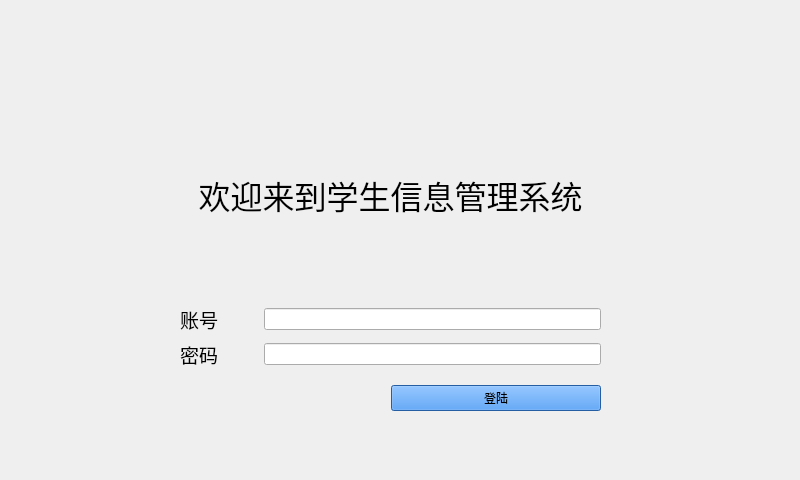
<?xml version="1.0" encoding="UTF-8"?>
<ui version="4.0">
 <class>Widget</class>
 <widget class="QWidget" name="Widget">
  <property name="geometry">
   <rect>
    <x>0</x>
    <y>0</y>
    <width>800</width>
    <height>480</height>
   </rect>
  </property>
  <property name="windowTitle">
   <string>学生信息管理系统</string>
  </property>
  <property name="windowIcon">
   <iconset resource="image.qrc">
    <normaloff>:/new/prefix1/icon/logo2.png</normaloff>:/new/prefix1/icon/logo2.png</iconset>
  </property>
  <property name="windowOpacity">
   <double>100.000000000000000</double>
  </property>
  <widget class="QWidget" name="layoutWidget">
   <property name="geometry">
    <rect>
     <x>180</x>
     <y>110</y>
     <width>421</width>
     <height>321</height>
    </rect>
   </property>
   <layout class="QGridLayout" name="gridLayout" rowstretch="2,0,0,0,0,0">
    <property name="leftMargin">
     <number>0</number>
    </property>
    <property name="bottomMargin">
     <number>20</number>
    </property>
    <item row="3" column="0">
     <layout class="QVBoxLayout" name="verticalLayout">
      <item>
       <layout class="QHBoxLayout" name="horizontalLayout" stretch="0,0,4">
        <item>
         <widget class="QLabel" name="label">
          <property name="font">
           <font>
            <pointsize>14</pointsize>
           </font>
          </property>
          <property name="text">
           <string>账号</string>
          </property>
          <property name="alignment">
           <set>Qt::AlignCenter</set>
          </property>
         </widget>
        </item>
        <item>
         <spacer name="horizontalSpacer">
          <property name="orientation">
           <enum>Qt::Horizontal</enum>
          </property>
          <property name="sizeHint" stdset="0">
           <size>
            <width>40</width>
            <height>20</height>
           </size>
          </property>
         </spacer>
        </item>
        <item>
         <widget class="QLineEdit" name="AccountInput"/>
        </item>
       </layout>
      </item>
      <item>
       <layout class="QHBoxLayout" name="horizontalLayout_2" stretch="0,0,4">
        <item>
         <widget class="QLabel" name="label_2">
          <property name="font">
           <font>
            <pointsize>14</pointsize>
           </font>
          </property>
          <property name="text">
           <string>密码</string>
          </property>
          <property name="alignment">
           <set>Qt::AlignCenter</set>
          </property>
         </widget>
        </item>
        <item>
         <spacer name="horizontalSpacer_2">
          <property name="orientation">
           <enum>Qt::Horizontal</enum>
          </property>
          <property name="sizeHint" stdset="0">
           <size>
            <width>40</width>
            <height>20</height>
           </size>
          </property>
         </spacer>
        </item>
        <item>
         <widget class="QLineEdit" name="PwdInput"/>
        </item>
       </layout>
      </item>
     </layout>
    </item>
    <item row="5" column="0">
     <layout class="QHBoxLayout" name="horizontalLayout_4" stretch="4,4">
      <item>
       <spacer name="horizontalSpacer_3">
        <property name="orientation">
         <enum>Qt::Horizontal</enum>
        </property>
        <property name="sizeHint" stdset="0">
         <size>
          <width>40</width>
          <height>20</height>
         </size>
        </property>
       </spacer>
      </item>
      <item>
       <widget class="QPushButton" name="loginButton">
        <property name="sizePolicy">
         <sizepolicy hsizetype="Minimum" vsizetype="Fixed">
          <horstretch>0</horstretch>
          <verstretch>0</verstretch>
         </sizepolicy>
        </property>
        <property name="styleSheet">
         <string notr="true">background-color: rgb(53, 132, 228);</string>
        </property>
        <property name="text">
         <string>登陆</string>
        </property>
       </widget>
      </item>
     </layout>
    </item>
    <item row="2" column="0">
     <spacer name="verticalSpacer">
      <property name="orientation">
       <enum>Qt::Vertical</enum>
      </property>
      <property name="sizeHint" stdset="0">
       <size>
        <width>20</width>
        <height>20</height>
       </size>
      </property>
     </spacer>
    </item>
    <item row="0" column="0">
     <widget class="QLabel" name="label_3">
      <property name="font">
       <font>
        <pointsize>24</pointsize>
       </font>
      </property>
      <property name="text">
       <string>欢迎来到学生信息管理系统</string>
      </property>
      <property name="alignment">
       <set>Qt::AlignCenter</set>
      </property>
     </widget>
    </item>
    <item row="4" column="0">
     <spacer name="verticalSpacer_2">
      <property name="orientation">
       <enum>Qt::Vertical</enum>
      </property>
      <property name="sizeHint" stdset="0">
       <size>
        <width>20</width>
        <height>10</height>
       </size>
      </property>
     </spacer>
    </item>
   </layout>
  </widget>
  <widget class="QLabel" name="label_4">
   <property name="geometry">
    <rect>
     <x>0</x>
     <y>0</y>
     <width>831</width>
     <height>80</height>
    </rect>
   </property>
   <property name="text">
    <string/>
   </property>
   <property name="pixmap">
    <pixmap resource="image.qrc">:/new/prefix1/icon/bk.png</pixmap>
   </property>
   <property name="alignment">
    <set>Qt::AlignCenter</set>
   </property>
  </widget>
  <widget class="QLabel" name="label_5">
   <property name="geometry">
    <rect>
     <x>0</x>
     <y>0</y>
     <width>831</width>
     <height>80</height>
    </rect>
   </property>
   <property name="text">
    <string/>
   </property>
   <property name="pixmap">
    <pixmap resource="image.qrc">:/new/prefix1/icon/logo3.png</pixmap>
   </property>
   <property name="alignment">
    <set>Qt::AlignCenter</set>
   </property>
  </widget>
 </widget>
 <resources>
  <include location="image.qrc"/>
 </resources>
 <connections/>
</ui>
